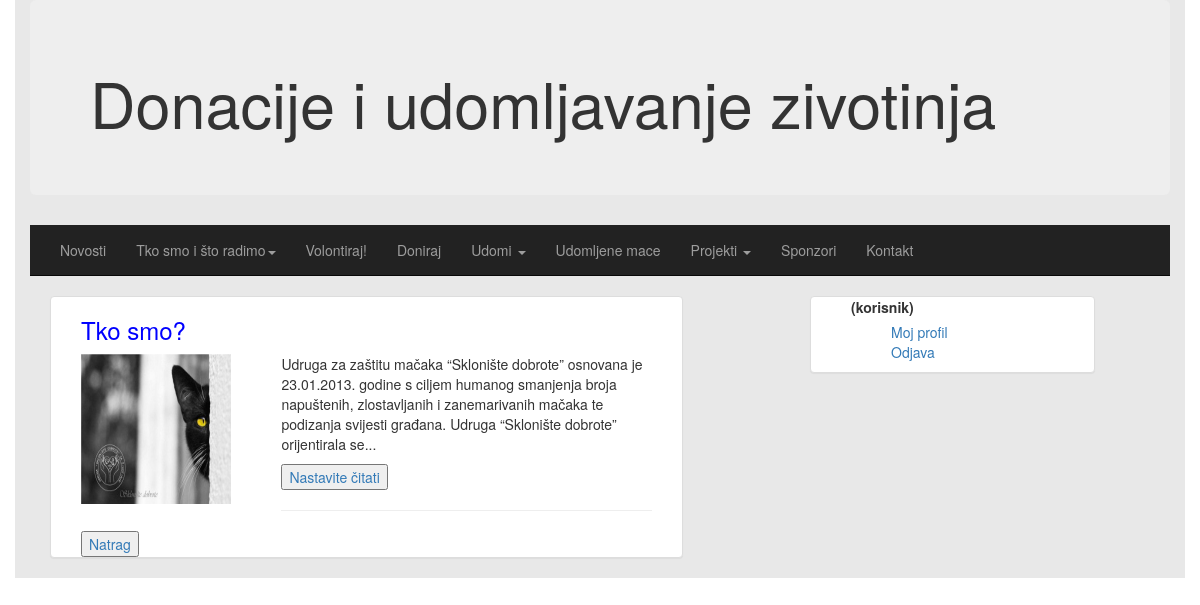
Page /tkosmo.php on the committed database.
### tables this page shows
CREATE TABLE `onama` (
  `id` int(11) NOT NULL,
  `naslov` varchar(256) NOT NULL,
  `tekst` text NOT NULL,
  `datum` date NOT NULL,
  `slika` varchar(256) NOT NULL
);

### tkosmo.php (the view, shortened to what this page needs)
<!DOCTYPE html>
<html>
<head>
  <link rel="stylesheet" href="http://maxcdn.bootstrapcdn.com/bootstrap/3.3.4/css/bootstrap.min.css">
</head>
<body>
<div class="container" style="background-color:#E8E8E8">
  <div class="jumbotron">
    <h1>Donacije i udomljavanje zivotinja</h1>
  </div>
   <div class="navbar navbar-inverse navbar-static-top" role="navigation">
	   <div class="container">
    <div class="navbar-collapse collapse">
     <ul class="nav navbar-nav navbar-center">
       <li clas="active"><a href="index.php">Novosti</a></li>
       <li class="dropdown">
         <a href="#" class="dropdown-toggle" data-toggle="dropdown">Tko smo i što radimo<b class="caret"></b></a>
       </li>
       <li clas="active"><a href="volontiraj.php">Volontiraj!</a></li>
       <li clas="active"><a href="#">Doniraj</a></li>
       <li class="dropdown">
        <a href="#" class="dropdown-toggle" data-toggle="dropdown">Udomi <b class="caret"></b></a>
       </li>
       <li><a href="#">Udomljene mace</a></li>
       <li class="dropdown">
        <a href="#" class="dropdown-toggle" data-toggle="dropdown">Projekti <b class="caret"></b></a>
       </li>
       <li><a href="#">Sponzori</a></li>
       <li><a href="kontakt.php">Kontakt</a></li>
     </ul>
    </div>
	   </div>
   </div>
    <div clas="col-md-12">
    <div class="col-md-8" style="margin-left:20px">
    <?php
    $mysqli = new mysqli("localhost", "root", "root", "seminar2");
          $query= "SELECT * from onama  WHERE id=1";
          $result=  $mysqli->query($query);
          while($row= $result->fetch_assoc() ){
          echo '<div class="row">';
            echo '<div class="col-md-10 panel panel-default">';
            echo '<div class="col-md-12">';
            echo '<h3 style="color:blue">' . $row['naslov']  . '</h3>';
            echo '</div>';
            echo '<div class="col-md-4"><img src=' . $row[slika] . '  width="150" height="150"></div>';
            $pola = substr("$row[tekst]", 0,250);
            echo '<div class="col-md-8"><p>' . $pola . '...</p>';
            echo '<button><a href="detalji.php?id=onama&nav=' . $row[id] . '">Nastavite čitati</a></button><hr>';
            echo '</div>';
            echo '<div class="col-md-12 pull-right">';
           echo '<button><a href="index.php">Natrag</a></button>';
            echo '</div>';
            echo '</div>';
            }
    ?>
  </div>
  </div>
 <div class=" nav nav-stacked pull-center col-sm-3 panel panel-default ">
      <ul style="list-style-type:none">
       <li><label> <?php
       if($_SESSION['razina'] === 1){
        echo '(admin)';
      }else{
          echo '(korisnik)';
        }
        ?></label></li>
       <ul style="list-style-type:none">
        <li><a href="mojprofil.php">Moj profil</a></li>
          <li><a href="logout.php">Odjava</a></li>
      </ul>
      </ul>
     </div>
  </div>
 </div>
</body>
</html>

### rows in the picture
onama: naslov "Tko smo?", slika (picture), tekst "Udruga za zaštitu mačaka “Sklonište dobrote” osnovana je 23.01.2013. godine s ciljem humanog smanjenja broja napuštenih, zlostavljanih i zanemarivanih mačaka te podizanja svijesti građana. Udruga “Sklonište dobrote” orijentirala se"
